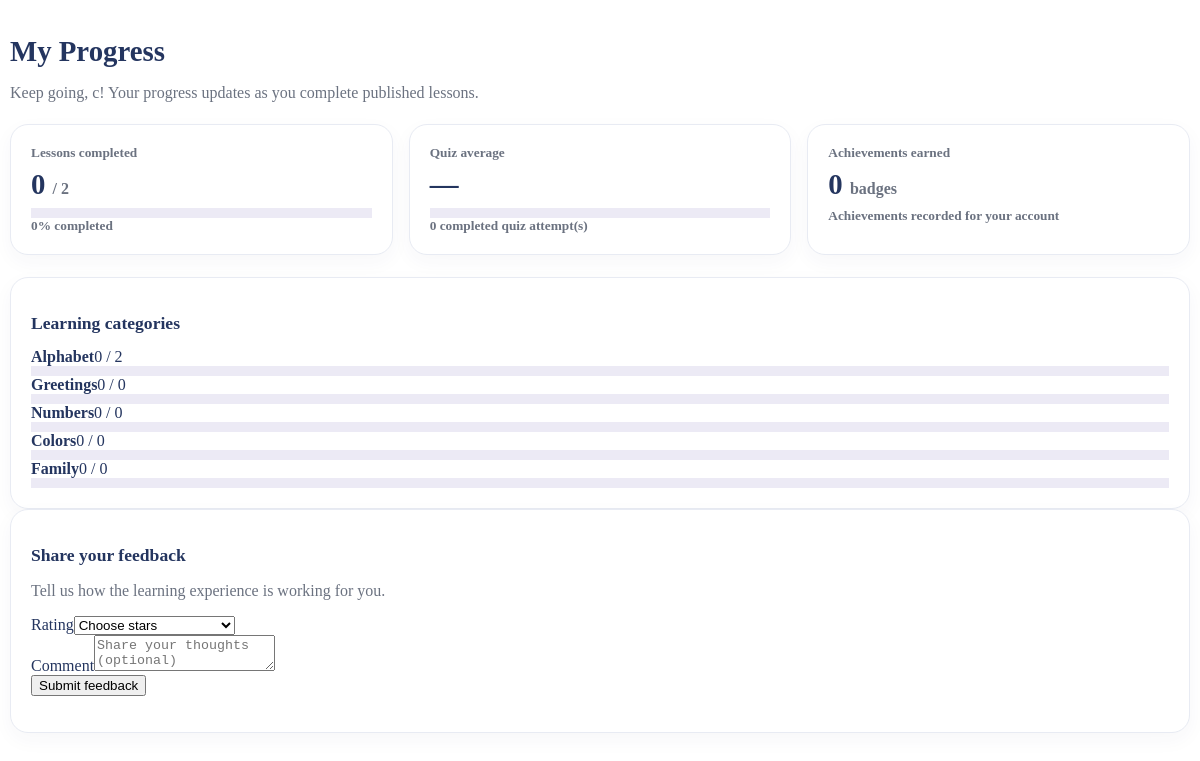
The page /student_pages/progress.php (signed in) on the database its author committed.
### tables this page shows
CREATE TABLE `lesson_categories` (
  `category_id` int(10) UNSIGNED NOT NULL,
  `category_name` varchar(100) NOT NULL,
  `description` text DEFAULT NULL,
  `display_order` int(11) NOT NULL DEFAULT 0,
  `status` enum('active','inactive') NOT NULL DEFAULT 'active',
  `created_at` datetime NOT NULL DEFAULT current_timestamp(),
  `updated_at` datetime NOT NULL DEFAULT current_timestamp() ON UPDATE current_timestamp()
);

### student_pages/progress.php (the view, shortened to what this page needs)
<?php
require_once __DIR__ . '/../config/database.php';
$studentName = htmlspecialchars((string)($_SESSION['name'] ?? 'Student'), ENT_QUOTES, 'UTF-8');
$publishedTotal=0;$completedTotal=0;$quizAttempts=0;$quizAverage=null;$achievementTotal=0;$categories=[];$errorMessage='';
try {
 $studentStmt=$pdo->prepare('SELECT student_id FROM students WHERE user_id=?');$studentStmt->execute([(int)($_SESSION['user_id']??0)]);$studentId=(int)$studentStmt->fetchColumn();
 $publishedTotal=(int)$pdo->query("SELECT COUNT(*) FROM lessons WHERE status='published'")->fetchColumn();
 if($studentId){
  $stmt=$pdo->prepare("SELECT COUNT(*) FROM student_progress p INNER JOIN lessons l ON l.lesson_id=p.lesson_id WHERE p.student_id=? AND p.status='completed' AND l.status='published'");$stmt->execute([$studentId]);$completedTotal=(int)$stmt->fetchColumn();
  $stmt=$pdo->prepare("SELECT COUNT(*) AS attempts, AVG(percentage) AS avg_percentage FROM quiz_attempts WHERE student_id=? AND completed_at IS NOT NULL");$stmt->execute([$studentId]);$quizRow=$stmt->fetch();$quizAttempts=(int)$quizRow['attempts'];$quizAverage=$quizRow['avg_percentage']===null?null:(int)round((float)$quizRow['avg_percentage']);
  $stmt=$pdo->prepare('SELECT COUNT(*) FROM student_achievements WHERE student_id=?');$stmt->execute([$studentId]);$achievementTotal=(int)$stmt->fetchColumn();
  $stmt=$pdo->prepare("SELECT c.category_id,c.category_name,COUNT(l.lesson_id) AS total_lessons,SUM(CASE WHEN p.status='completed' THEN 1 ELSE 0 END) AS completed_lessons
    FROM lesson_categories c LEFT JOIN lessons l ON l.category_id=c.category_id AND l.status='published'
    LEFT JOIN student_progress p ON p.lesson_id=l.lesson_id AND p.student_id=?
    WHERE c.status='active' GROUP BY c.category_id,c.category_name,c.display_order ORDER BY c.display_order,c.category_name");$stmt->execute([$studentId]);$categories=$stmt->fetchAll();
 } else {
  $categories=$pdo->query("SELECT c.category_id,c.category_name,COUNT(l.lesson_id) AS total_lessons,0 AS completed_lessons FROM lesson_categories c LEFT JOIN lessons l ON l.category_id=c.category_id AND l.status='published' WHERE c.status='active' GROUP BY c.category_id,c.category_name,c.display_order ORDER BY c.display_order,c.category_name")->fetchAll();
 }
} catch(Throwable $e){error_log('KIDSS student progress query error: '.$e->getMessage());$errorMessage='Progress could not be loaded. Please check the database connection.';}
$percent=$publishedTotal?min(100,(int)round($completedTotal/$publishedTotal*100)):0;
$h=static fn($v)=>htmlspecialchars((string)$v,ENT_QUOTES,'UTF-8');
?>
<div class="student-progress-page">
 <h1>My Progress</h1><p class="muted">Keep going, <?= $studentName ?>! Your progress updates as you complete published lessons.</p>
 <div class="progress-summary-grid">
  <div class="progress-summary-card"><small>Lessons completed</small><strong><?= $completedTotal ?> <span class="muted" style="font-size:1rem">/ <?= $publishedTotal ?></span></strong><div class="progress"></div><small class="mt-2"><?= $percent ?>% completed</small></div>
  <div class="progress-summary-card"><small>Quiz average</small><strong><?= $quizAverage===null?'—':$quizAverage.'%' ?></strong><div class="progress"></div><small class="mt-2"><?= $quizAttempts ?> completed quiz attempt(s)</small></div>
  <div class="progress-summary-card"><small>Achievements earned</small><strong><?= $achievementTotal ?> <span class="muted" style="font-size:1rem">badges</span></strong><small class="mt-2">Achievements recorded for your account</small></div>
 </div>
 <div class="progress-detail-card"><h2>Learning categories</h2>
 <?php if(!$categories): ?><p class="muted mb-0">No active lesson categories yet. They will appear after an administrator or teacher creates them.</p>
 <?php else: foreach($categories as $category): $total=(int)$category['total_lessons'];$done=(int)$category['completed_lessons'];$categoryPercent=$total?min(100,(int)round($done/$total*100)):0; ?>
 <div class="mb-3"><div class="d-flex justify-content-between mb-1"><strong><?= $h($category['category_name']) ?></strong><span><?= $done ?> / <?= $total ?></span></div><div class="progress"></div></div>
 <?php endforeach; endif; ?>
 </div>
 <div class="progress-detail-card mt-4"><h2>Share your feedback</h2><p class="muted">Tell us how the learning experience is working for you.</p><div id="studentFeedbackNotice" class="alert d-none" role="status"></div><form id="studentFeedbackForm" class="row g-3"><div class="col-md-3"><label class="form-label" for="studentFeedbackRating">Rating</label><select class="form-select" id="studentFeedbackRating" name="rating" required><option value="">Choose stars</option><option value="5">5 - Excellent</option><option value="4">4 - Good</option><option value="3">3 - Okay</option><option value="2">2 - Needs improvement</option><option value="1">1 - Poor</option></select></div><div class="col-md-9"><label class="form-label" for="studentFeedbackComment">Comment</label><textarea class="form-control" id="studentFeedbackComment" name="comment" rows="2" maxlength="5000" placeholder="Share your thoughts (optional)"></textarea></div><div class="col-12"><button type="submit" class="btn btn-primary">Submit feedback</button></div></form></div>
</div>

### student_pages/progress.php (style rules this page uses)
.student-progress-page { padding:8px 2px 28px;color:#24355f }
.student-progress-page h1 { font-size:1.8rem;font-weight:850;margin-bottom:5px }
.student-progress-page .muted { color:#6b7280 }
.progress-summary-grid { display:grid;grid-template-columns:repeat(3,minmax(0,1fr));gap:16px;margin:22px 0 }
.progress-summary-card,.progress-detail-card { background:#fff;border:1px solid #e8ebf3;border-radius:18px;padding:20px;box-shadow:0 7px 20px rgba(40,55,100,.04) }
.progress-summary-card small { display:block;color:#6b7280;font-weight:700 }
.progress-summary-card strong { display:block;font-size:1.8rem;margin:7px 0 }
.progress-detail-card h2 { font-size:1.1rem;font-weight:800 }
.student-progress-page .progress { height:10px;background:#eceaf5 }

### rows shown on the page
lesson_categories: category_name "Alphabet", done "0", total "2"
lesson_categories: category_name "Greetings", done "0", total "0"
lesson_categories: category_name "Numbers", done "0", total "0"
lesson_categories: category_name "Colors", done "0", total "0"
lesson_categories: category_name "Family", done "0", total "0"

### other values the page prints
$studentName "c"
$completedTotal "0"
$publishedTotal "2"
$percent "0"
$quizAttempts "0"
$achievementTotal "0"
